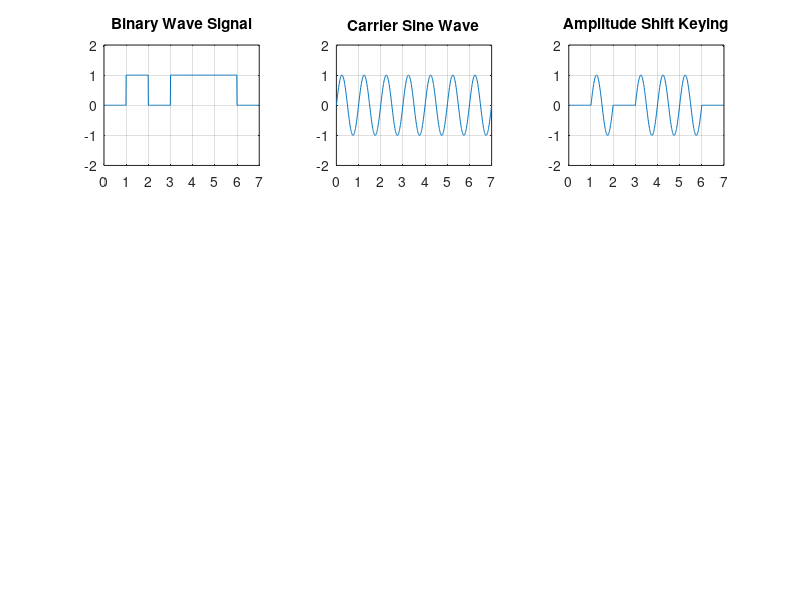

Reproduce this figure in MATLAB.
%AMPLITUDE SHIFT KEYING
b=[0 1 0 1 1 1 0];
n=length(b);
t=0:.01:n; %০ থেকে n পর্যন্ত ০.০১ ইন্টারভালে মান তৈরি করে।

for i =1:n
bw(i*100:(i+1)*100)=b(i); %প্রতিটি বিটকে ১০০টি স্যাম্পলে রূপান্তর করে প্রসারিত করে।
                          %যদি b(i)=1, তখন bw তে ১০০টি ১ বসানো হবে।
                          %যদি b(i)=0, তখন ১০০টি ০ বসানো হবে।
end
bw=bw(100:end); %বাইনারি সিগনালের শুরুতে অপ্রয়োজনীয় ১০০টি মান বাদ দেয়।

sint=sin(2*pi*t); %একটি সাইন ওয়েভ তৈরি করে। Known as Carrier Signal
st=bw.*sint; % বাইনারি সিগনালকে সাইন ওয়েভের সাথে গুণ করে।
             % bw=1 → সাইন ওয়েভ পাবে।

%subplot(m, n, p) এর মানে:
%m = কত লাইন হবে।
%n = কত কলাম হবে।
%p = কোন ঘরে প্লট করবে (বাম থেকে ডানে, উপর থেকে নিচে)।

subplot(3,3,1); %৩x৩ গ্রিডের ১ নম্বর ঘরে প্লট বসায়।
plot(t,bw) %বাইনারি সিগনাল বনাম সময় প্লট (figure)করে।
grid on; %গ্রিড লাইন যোগ করে (পড়তে সহজ হয়)।
axis([0 n -2 2]) %x-axis: ০ থেকে n পর্যন্ত। y-axis: -২ থেকে +২ পর্যন্ত।
title("Binary Wave Signal");

subplot(3,3,2) %৩x৩ গ্রিডের 2 নম্বর ঘরে প্লট বসায়।
plot(t,sint) %সাইন ওয়েভ (ক্যারিয়ার) প্লট।
grid on;
axis([0 n -2 2])
title("Carrier Sine Wave")

subplot(3,3,3)
plot(t,st) %৩ নম্বর ঘরে মডুলেটেড (ASK) সিগনাল প্লট করে।
grid on;
axis([0 n -2 2])
title("Amplitude Shift Keying")

